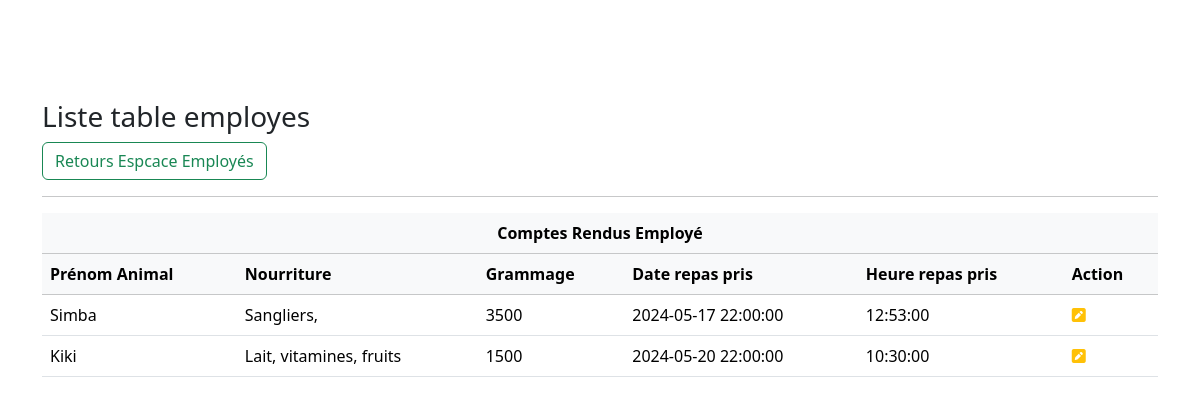
/crudHabitats/tableListingEmployes.php, run on the app's committed database.
### tables this page shows
CREATE TABLE `habitats` (
  `id_habitat` int(10) UNSIGNED NOT NULL,
  `habitat` varchar(50) NOT NULL,
  `description_habitat` varchar(255) NOT NULL DEFAULT 'Aucune description',
  `img` longblob,
  `prenom_animal` varchar(100) DEFAULT NULL,
  `race` varchar(100) NOT NULL,
  `etat_sante` varchar(100) NOT NULL,
  `detail_sante` varchar(100) DEFAULT NULL,
  `nourriture` varchar(100) DEFAULT NULL,
  `grammage` int(11) DEFAULT NULL COMMENT 'en gr',
  `date_visite` timestamp NULL DEFAULT NULL,
  `date_repas_pris` timestamp NULL DEFAULT NULL,
  `heure_repas_pris` time DEFAULT NULL,
  `miseajour_le` datetime DEFAULT CURRENT_TIMESTAMP ON UPDATE CURRENT_TIMESTAMP
);

### crudHabitats/tableListingEmployes.php (the view, shortened to what this page needs)
<?php
include_once("../dbconn.php");
$sql = "SELECT * FROM habitats";
$result = $conn->query($sql);
?>
<!DOCTYPE html>
<html lang="en">
<head>
    <link rel="stylesheet" href="https://cdn.jsdelivr.net/npm/bootstrap@5.3.2/dist/css/bootstrap.min.css">
    <link rel="stylesheet" href="https://unpkg.com/bootstrap-table@1.22.1/dist/bootstrap-table.min.css">
    <link rel="stylesheet" href="https://cdnjs.cloudflare.com/ajax/libs/font-awesome/6.4.2/css/all.min.css" />
    <link rel="stylesheet" href="header.css">
</head>
<body>
    <section class="container my-5 mt-4">
        <h3 class="custom-title">Liste table employes</h3>
        <a class="btn btn-outline-success" href="../crudEmployes/adminPageEmployes.php" role="button">Retours Espcace Employés</a>
        <br>
        <hr>
        <table class="table" data-toggle="table" data-search="true" data-show-columns="true" data-pagination="true">
            <thead class="table-light">
                <tr>
                    <th colspan="6" class="centered-header">Comptes Rendus Employé</th>
                </tr>
                <tr>
                    <th>Prénom Animal</th>
                    <th>Nourriture</th>
                    <th>Grammage</th>
                    <th>Date repas pris</th>
                    <th>Heure repas pris</th>
                    <th>Action</th>
                </tr>
            </thead>
            <tbody>
                <?php
                while ($row = $result->fetch(PDO::FETCH_ASSOC)) {
                echo "<tr>
                    <td>{$row['prenom_animal']}</td>
                    <td>{$row['nourriture']}</td>
                    <td>{$row['grammage']}</td>
                    <td>{$row['date_repas_pris']}</td>
                    <td>{$row['heure_repas_pris']}</td>
                    <td>
                        <a href='formUpdateEmployes.php?id_habitat={$row['id_habitat']}' class='link-warning'><i class='fas fa-pencil-square'></i></a>&nbsp
                    </td>
                </tr>";
                }
                ?>
            </tbody>
        </table>
    </section>
</body>
</html>

### header.css (style rules this page uses)
.container.my-5.mt-4 { margin-top: 550px; }
.custom-title { margin-top: 100px; }

### crudHabitats/tableListingEmployes.php (style rules this page uses)
.centered-header { text-align: center; }

### data on the page
habitats: prenom_animal "Simba", nourriture "Sangliers,", grammage "3500", date_repas_pris "2024-05-17 22:00:00", heure_repas_pris "12:53:00"
habitats: prenom_animal "Kiki", nourriture "Lait, vitamines, fruits", grammage "1500", date_repas_pris "2024-05-20 22:00:00", heure_repas_pris "10:30:00"
